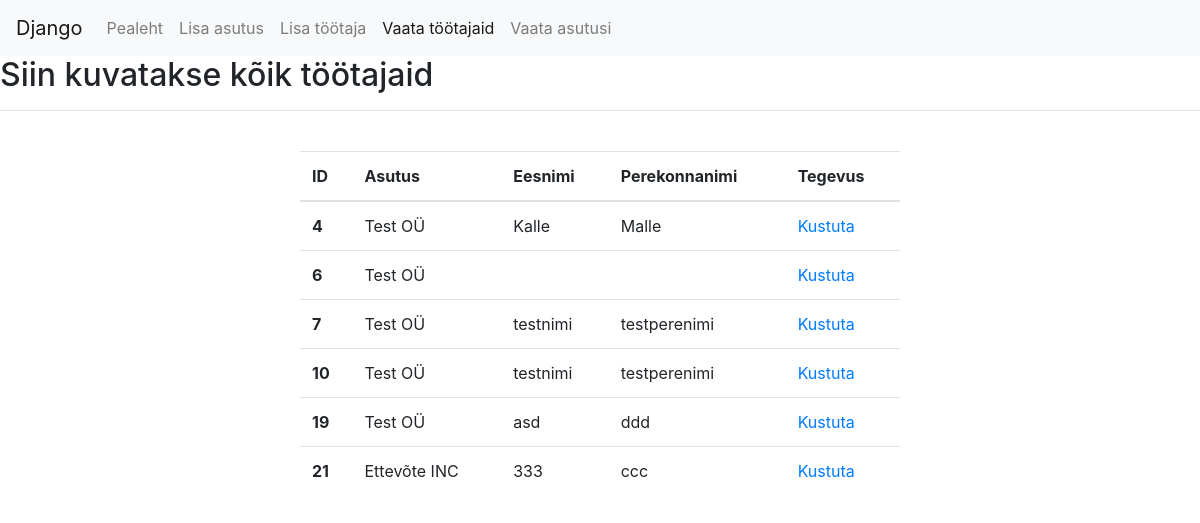
Page /vaatatootaja/ on the earlier database version.
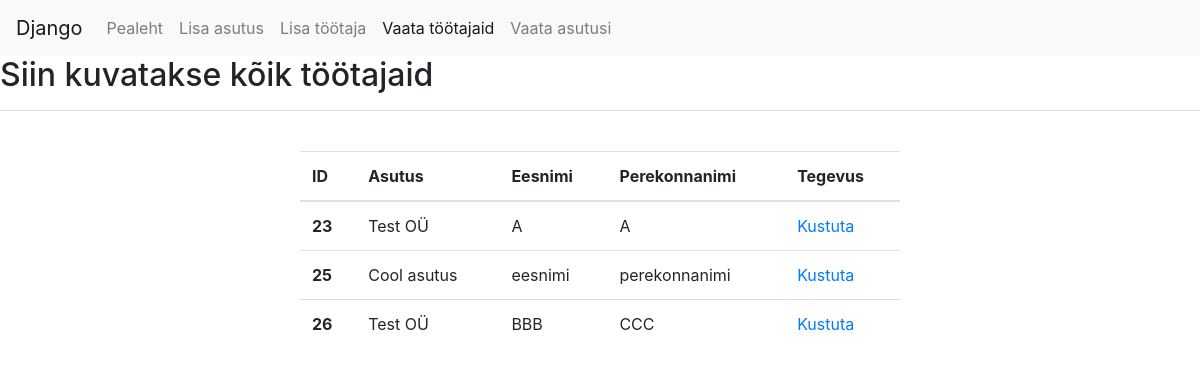
Same page on the later database version.
### main/models.py (models this page shows)
class Tootaja(models.Model):
  asutus = models.ForeignKey(Asutus, on_delete=models.CASCADE)
  eesNimi = models.CharField(max_length = 120)
  perekonnaNimi = models.CharField(max_length = 120)

class Asutus(models.Model):
  nimi = models.CharField(max_length = 255)

### main/views.py (the view)
# urls.py: url(r'^vaatatootaja/', views.vaatatootaja, name='vaatatootaja'),
def vaatatootaja(request):
    tootajad = Tootaja.objects.all()
    args = {'tootajad': tootajad,
            'page_url': request.get_full_path()}
    return render(request, 'main/vaatatootaja.html', args)

### templates/main/vaatatootaja.html
{% extends "base.html" %} {% block content %}
<h2>Siin kuvatakse kõik töötajaid</h2>
<hr>
<table class="table" style="width: 50%; margin: auto;">
	<thead>
		<tr>
			<th scope="col">ID</th>
			<th scope="col">Asutus</th>
			<th scope="col">Eesnimi</th>
			<th scope="col">Perekonnanimi</th>
			<th scope="col">Tegevus</th>
		</tr>
	</thead>
	<tbody>
		{% for tootaja in tootajad %}
		<tr>
			<th scope="row">{{tootaja.pk}}</th>
			<td>{{tootaja.asutus.nimi}}</td>
			<td>{{tootaja.eesNimi}}</td>
			<td>{{tootaja.perekonnaNimi}}</td>
			<td><a href="/kustutatootaja/?id={{tootaja.pk}}">Kustuta</a></td>
		</tr>
		{% endfor %}
	</tbody>
  <br>
	{% endblock content %}

### templates/base.html (shortened to what this page needs)
{% load staticfiles %}
        <!DOCTYPE html>
<html lang="en">
<head>
    <link rel="stylesheet" href="https://stackpath.bootstrapcdn.com/bootstrap/4.3.1/css/bootstrap.min.css">
</head>
<body>
<nav class="navbar navbar-expand-lg navbar-light bg-light">
  <a class="navbar-brand" href="/">Django</a>
  <div class="collapse navbar-collapse" id="navbarNav">
    <ul class="navbar-nav">
      {% if page_url == '/' %}
        <li class="nav-item active">
      {% else %}
        <li class="nav-item">
      {% endif %}
        <a class="nav-link" href="/">Pealeht </a>
      </li>
      {% if page_url == '/lisaasutus/' %}
        <li class="nav-item active">
      {% else %}
        <li class="nav-item">
      {% endif %}
        <a class="nav-link" href="/lisaasutus/">Lisa asutus </a>
      </li>
      {% if page_url == '/lisatootaja/' %}
        <li class="nav-item active">
      {% else %}
        <li class="nav-item">
      {% endif %}
        <a class="nav-link" href="/lisatootaja">Lisa töötaja </a>
      </li>
      {% if page_url == '/vaatatootaja/' %}
        <li class="nav-item active">
      {% else %}
        <li class="nav-item">
      {% endif %}
        <a class="nav-link" href="/vaatatootaja">Vaata töötajaid </a>
        {% if page_url == '/vaataasutus/' %}
        <li class="nav-item active">
      {% else %}
        <li class="nav-item">
      {% endif %}
        <a class="nav-link" href="/vaataasutus">Vaata asutusi </a>
      </li>
    </ul>
  </div>
</nav>
    {% block content %}{% endblock content %}
</body>
</html>

Differences in the rows shown:
removed Tootaja: pk "4", asutus.nimi "Test OÜ", eesNimi "Kalle", perekonnaNimi "Malle"
removed Tootaja: pk "6", asutus.nimi "Test OÜ"
removed Tootaja: pk "7", asutus.nimi "Test OÜ", eesNimi "testnimi", perekonnaNimi "testperenimi"
removed Tootaja: pk "10", asutus.nimi "Test OÜ", eesNimi "testnimi", perekonnaNimi "testperenimi"
removed Tootaja: pk "19", asutus.nimi "Test OÜ", eesNimi "asd", perekonnaNimi "ddd"
removed Tootaja: pk "21", asutus.nimi "Ettevõte INC", eesNimi "333", perekonnaNimi "ccc"
added Tootaja: pk "23", asutus.nimi "Test OÜ", eesNimi "A", perekonnaNimi "A"
added Tootaja: pk "25", asutus.nimi "Cool asutus", eesNimi "eesnimi", perekonnaNimi "perekonnanimi"
added Tootaja: pk "26", asutus.nimi "Test OÜ", eesNimi "BBB", perekonnaNimi "CCC"
